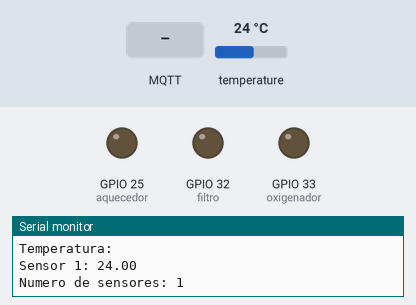
Recording of a sketch running on a simulated ESP32. On the bench: output pins drawn as LEDs (lit = HIGH), the last lines printed to the serial monitor. Inputs (shaded band) come from the test bench; at power-on: temperature 24 °C. WiFi joins after 1.5 s; servers stay silent unless stated; no MQTT or app messages arrive unless stated.

Above: at 2.7 s.
2.8 s: MQTT message "1" arrives on the first subscribed topic
At 5.0 s:
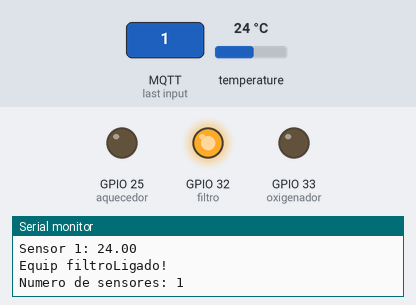
5.6 s: MQTT message "1" arrives on the second subscribed topic
At 7.6 s:
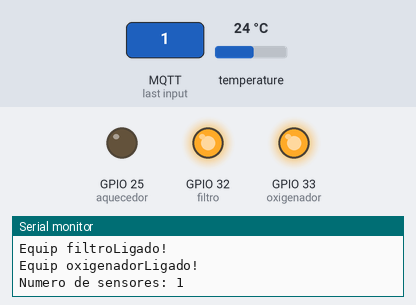
7.9 s: MQTT message "0" arrives on the first subscribed topic
At 9.8 s:
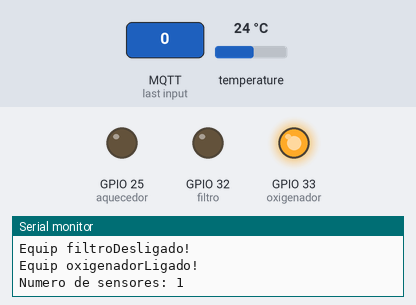
10.4 s: MQTT message "1" arrives on the third subscribed topic
At 11.8 s:
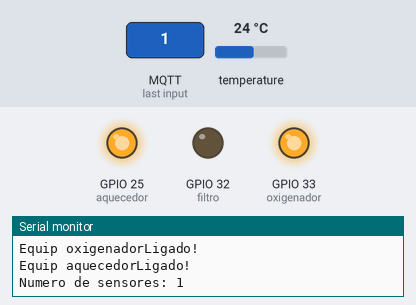
12.9 s: MQTT message "0" arrives on the second subscribed topic
At 14.5 s:
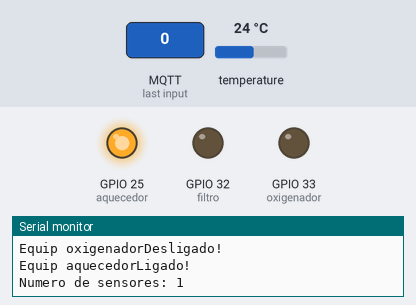
15.4 s: MQTT message "1" arrives on the first subscribed topic
At 17.3 s:
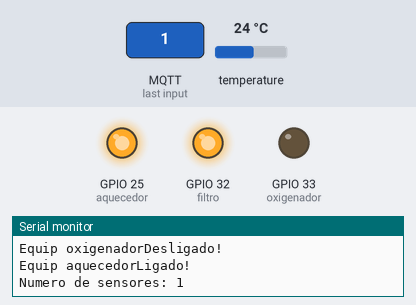
Timing chart, 0 to 18.8 s (numbered marks = the images above; inputs shaded):
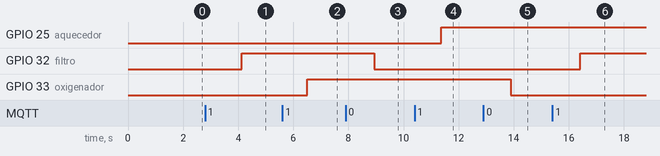

Measured:
- after the input at 2.8 s, GPIO 32 (filtro): LOW → HIGH after 1.3 s
- after the input at 5.6 s, GPIO 33 (oxigenador): LOW → HIGH after 0.90 s
- after the input at 7.9 s, GPIO 32 (filtro): HIGH → LOW after 1.0 s
- after the input at 10.4 s, GPIO 25 (aquecedor): LOW → HIGH after 0.98 s
- after the input at 12.9 s, GPIO 33 (oxigenador): HIGH → LOW after 0.99 s
- after the input at 15.4 s, GPIO 32 (filtro): LOW → HIGH after 1.0 s

The sketch:

Projeto_maki.ino
```cpp
//Import libs
#include <OneWire.h>
#include <DallasTemperature.h>
#include <WiFi.h>
#include <WiFiClientSecure.h>
#include <PubSubClient.h>

// Define pinout for each element
#define sens_temp 34
#define filtro 32
#define oxigenador 33
#define aquecedor 25

//Define MQTT Relative Path
#define Temp1 "iot/cesariana/projeto-maki/2022/temperatura_1"
#define Temp2 "iot/cesariana/projeto-maki/2022/temperatura_2"
#define cmd_filtro "iot/cesariana/projeto-maki/2022/filtro"
#define cmd_oxigenador "iot/cesariana/projeto-maki/2022/oxigenador"
#define cmd_aquecedor "iot/cesariana/projeto-maki/2022/aquecedor"

// Start up variables
const char* ssid = "JG164";
const char* pwd = "facafaca";
const char* broker = "broker.hivemq.com";
const int port = 1883;
int attempt = 0;
int ndispositivos = 0;
float temperatura = 0.0;
String filtroStatus = "waiting...";
String oxigenadorStatus = "waiting...";
String aquecedorStatus = "waiting...";

//Instantiating Objects

OneWire oneWire(sens_temp);
DallasTemperature sensors_temp(&oneWire);
WiFiClient espClient;
PubSubClient client(espClient);

void setup() {
  Serial.begin(9600);

  pinMode(filtro, OUTPUT);
  pinMode(oxigenador,OUTPUT);
  pinMode(aquecedor,OUTPUT);

  sensors_temp.begin();
  ndispositivos = sensors_temp.getDeviceCount();

  init_Wifi();

  client.setServer(broker, port);
  client.setCallback(Callback);
}

void loop() {
  if(WiFi.status() != WL_CONNECTED){
    init_Wifi();
  }
  if (!client.connected()) {
    Reconnect_MQTT();
  }

  getTemperatura(ndispositivos,sensors_temp);
  client.subscribe(cmd_filtro);
  client.subscribe(cmd_oxigenador);
  client.subscribe(cmd_aquecedor);

  if(filtroStatus=="0") Command_OFF(filtro,"filtro");
  if(filtroStatus=="1") Command_ON(filtro,"filtro");
  if(oxigenadorStatus=="0") Command_OFF(oxigenador,"oxigenador");
  if(oxigenadorStatus=="1") Command_ON(oxigenador,"oxigenador");
  if(aquecedorStatus=="0") Command_OFF(aquecedor,"aquecedor");
  if(aquecedorStatus=="1") Command_ON(aquecedor,"aquecedor");

  client.loop();
}

//Deve-se melhorar função para armazenar n valores de n sensores em um vetor onde a posição do vetor é o numero do sensor
void getTemperatura(int ndispositivos, DallasTemperature sensors){
  Serial.print("Numero de sensores: ");
  Serial.println(ndispositivos);

  sensors.requestTemperatures();

  Serial.println("Temperatura: ");
  for (int i=0; i<ndispositivos; i++){
      temperatura = sensors.getTempCByIndex(i);
      Serial.print("Sensor ");
      Serial.print(i+1);
      Serial.print(": ");
      Serial.println(temperatura);
  }
}

void Command_ON(int equip,String equip_name){
  digitalWrite(equip, HIGH);
  Serial.print("Equip ");
  Serial.print(equip_name);
  Serial.println("Ligado!");
}

void Command_OFF(int equip,String equip_name){
  digitalWrite(equip, LOW);
  Serial.print("Equip ");
  Serial.print(equip_name);
  Serial.println("Desligado!");
}

void Callback(char* topic, byte* payload, unsigned int length) {
  String msg;
  Serial.print("Message arrived [");
  Serial.print(topic);
  Serial.println("]");
  for (int i = 0; i < length; i++) {
    char aux = (char)payload[i];
    msg += aux;
  }
  if(String(topic) == cmd_filtro){
    if (msg=="0" || msg=="1"){
      filtroStatus = msg;
    }}
  else if (String(topic) == cmd_oxigenador){
    if (msg=="0" || msg=="1"){
      oxigenadorStatus = msg;
    }}
  else if(String(topic) == cmd_aquecedor){
    if (msg=="0" || msg=="1"){
      aquecedorStatus = msg;
    }}
  else Serial.println("No Topic correspondence");
}

void init_Wifi(){
  Serial.print("Connecting to WiFi ");
  Serial.print(ssid);
  Serial.println("...");
  WiFi.begin(ssid,pwd);
  attempt = 0;
  while (WiFi.status() != WL_CONNECTED) {
      delay(500);
      Serial.print(".");
      if(attempt >= 60){
        Serial.println("Unable to connect... exiting!");
        break;
      }
      attempt++;
  }
  if(WiFi.status() == WL_CONNECTED){
    Serial.print("WiFi Successfully Connected to ");
    Serial.println(ssid);
    Serial.print("IP address: ");
    Serial.println(WiFi.localIP());
  }
}

void Reconnect_MQTT() {
  // Loop until we're reconnected
  while (!client.connected()) {
    Serial.print("Attempting MQTT connection...");
    // Create a random client ID
    // Attempt to connect
    if (client.connect("ZurgAninhaMakiProject2022")) {
      Serial.println("Connected!");
      // Once connected, publish an announcement...
      // ... and resubscribe
      client.subscribe(cmd_filtro);
      delay(100);
      client.subscribe(cmd_oxigenador);
      delay(100);
      client.subscribe(cmd_aquecedor);
    } else {
      Serial.printf("Failed! Current State is: ",client.state());
      Serial.println(" trying again in 5 seconds");
      // Wait 2 seconds before retrying
      delay(5000);
    }
  }
}
```
